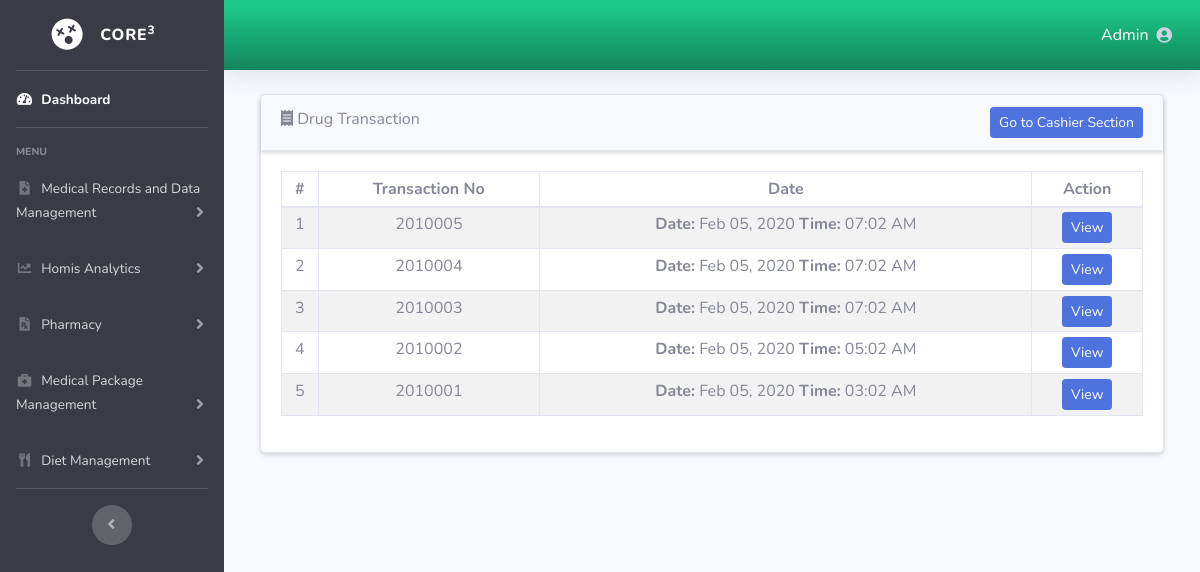
The page /drug-transaction.php (signed in) on the database its author committed.
### tables this page shows
CREATE TABLE `core3_pharmacy_drug_transaction` (
  `id` int(11) NOT NULL,
  `drug_id` int(11) NOT NULL,
  `quantity` int(11) NOT NULL,
  `amount` double NOT NULL,
  `created_at` datetime NOT NULL,
  `transactionNo` int(11) NOT NULL
);

### class/db.php (called while the page is built, shortened)
<?php
class Db {
	protected function connect() {
		$this->servername = "localhost";
		$this->username = "root";
		$this->password = "";
		$this->dbName = "core3";
		try {
			$dsn = "mysql:Server=".$this->servername.";dbname=".$this->dbName;
			$pdo = new PDO($dsn,$this->username,$this->password);
			$pdo->setAttribute(PDO::ATTR_ERRMODE, PDO::ERRMODE_EXCEPTION);
			return $pdo;
		} catch (PDOException $e) {
			echo "Connection Failed: ".$e->getMessage();
		}
	}
}

### class/controller.php (called while the page is built, shortened)
<?php
class controller extends Db{
    public function viewTransaction(){
		$datas = [[]];
		$count = 1;
		$query = "SELECT transactionNo FROM core3_pharmacy_payment GROUP BY transactionNo ORDER BY transactionNo ASC";
		$pst = $this->connect()->prepare($query);
		$pst->execute();
		while ($row = $pst->fetch()) {
			$sql = "SELECT * FROM core3_pharmacy_drug_transaction WHERE transactionNo = ? ORDER BY transactionNo DESC LIMIT 1";
			$stmt = $this->connect()->prepare($sql);
			$stmt->bindParam(1,$row['transactionNo']);
			$stmt->execute();
			if($row = $stmt->fetch()){
				$datas[$count] = $row;
				$count++;
			}
		}
		return $datas;
	}
}

### drug-transaction.php (the view)
<?php
  include'header.php';
  include'navigation.php';
  include'class/db.php';
  include'class/controller.php';
  $object = new Controller;
?>
<div class="col-12 col-sm">
	<div class="container-fluid">
	    <div class="card shadow-sm">
	        <div class="navigation card-header shadow-sm">
	        <i class="fas fa-receipt"></i></i> Drug Transaction
	        <a href="pharmacy-cashier.php" class="btn btn-primary btn-sm" style="float:right;">Go to Cashier Section</a>
	        </div>
	        <div class="card-body">
		      	<?php
		      		$test = $object->viewTransaction();
		      	?>
				<table id="dtVerticalScrollExample" class="table table-striped table-bordered table-sm" cellspacing="0" width="100%">
					<thead align="center">
						<th>#</th>
						<th>Transaction No</th>
						<th>Date</th>
						<th>Action</th>
					</thead>
					<tbody>
						<?php
						$count = 1;
							for ($i=count($test)-1; $i > 0 ; $i--) {
								?>
						<tr>
							<td align="center">
								<?php echo $count; ?>
							</td>
							<td align="center">
								<?php echo $test[$i]["transactionNo"]; ?>
							</td>
							<td align="center">
								<?php
					                $convert = new DateTime($test[$i]["created_at"]);
					                $date = $convert->format('M d, Y');
					                $time = $convert->format('h:m A');
					                echo "<strong>Date:</strong> ".$date." <strong>Time:</strong> ".$time;
					            ?>
							</td>
							<td align="center">
								<a href="transaction-view.php?id=<?php echo $test[$i]['transactionNo'] ?>" class="btn btn-primary btn-sm">View</a>
							</td>
						</tr>
								<?php
								$count++;
							}
						?>
					</tbody>
				</table>
	    	</div>
	  	</div>
	</div>
</div>
<?php
	include 'footer.php';
?>

### header.php (shortened to what this page needs)
<!DOCTYPE html>
<html lang="en">
<head>
  <link rel="stylesheet" type="text/css" href="https://cdn.datatables.net/1.10.20/css/jquery.dataTables.css">
  <link href="vendor/fontawesome-free/css/all.min.css" rel="stylesheet" type="text/css">
  <link href="css/sb-admin-2.min.css" rel="stylesheet">
</head>

### navigation.php (shortened to what this page needs)
<?php
include 'header.php';
?>
<body id="page-top">
<div id="wrapper">
  <ul class="navbar-nav bg-gray-900 sidebar sidebar-dark accordion" id="accordionSidebar">
    <a class="sidebar-brand d-flex align-items-center justify-content-center" href="index.html">
      <div class="sidebar-brand-icon rotate-n-15">
        <i class="fas fa-dizzy"></i>
      </div>
      <div class="sidebar-brand-text mx-3">Core<sup>3</sup></div>
    </a>
    <hr class="sidebar-divider my-0">
    <li class="nav-item active">
      <a class="nav-link" href="https://www.facebook.com/kururugi2" target="_blank">
        <i class="fas fa-fw fa-tachometer-alt"></i>
        <span>Dashboard</span></a>
    </li>
    <hr class="sidebar-divider">
    <div class="sidebar-heading">
      MENU
    </div>
    <li class="nav-item">
      <a class="nav-link collapsed" href="#" data-toggle="collapse" data-target="#collapseTwo" aria-expanded="true" aria-controls="collapseTwo">
        <i class="fas fa-fw fa-file-medical"></i>
        <span>Medical Records and Data Management</span>
      </a>
    </li>
    <li class="nav-item">
      <a class="nav-link collapsed" href="#" data-toggle="collapse" data-target="#collapseUtilities" aria-expanded="true" aria-controls="collapseUtilities">
        <i class="fas fa-fw fa-chart-line"></i>
        <span>Homis Analytics</span>
      </a>
    </li>
    <li class="nav-item">
        <a class="nav-link collapsed" href="#" data-toggle="collapse" data-target="#collapsePages" aria-expanded="true" aria-controls="collapsePages">
        <i class="fas fa-fw fa-file-prescription"></i>
        <span>Pharmacy</span>
        </a>
    </li>
     <li class="nav-item">
      <a class="nav-link collapsed" href="#" data-toggle="collapse" data-target="#collapseMed" aria-expanded="true" aria-controls="collapseMed">
        <i class="fas fa-fw fa-briefcase-medical"></i>
        <span>Medical Package Management</span>
      </a>
    </li>
    <li class="nav-item">
      <a class="nav-link collapsed" href="#" data-toggle="collapse" data-target="#collapseDiet" aria-expanded="true" aria-controls="collapseDiet">
        <i class="fas fa-fw fa-utensils"></i>
        <span>Diet Management</span>
      </a>
    </li>
    <hr class="sidebar-divider d-none d-md-block">
    <div class="text-center d-none d-md-inline">
      <button class="rounded-circle border-0" id="sidebarToggle"></button>
    </div>
  </ul>
  <div id="content-wrapper" class="d-flex flex-column">
    <div id="content">
      <nav class="navbar navbar-expand navbar-light bg-gradient-success topbar mb-4 static-top shadow">
        <ul class="navbar-nav ml-auto">
          <li class="nav-item dropdown no-arrow">
             <a class="nav-link dropdown-toggle" href="#" id="userDropdown" role="button" data-toggle="dropdown" aria-haspopup="true" aria-expanded="false">
              <span class="mr-2 d-none d-lg-inline text-white medium">Admin</span>
              <i class="fas fa-user-circle"></i>
             </a>
           </li>
         </ul>
      </nav>

### footer.php (shortened to what this page needs)
      </div>
  </div>
</body>
</html>

### rows shown on the page
core3_pharmacy_drug_transaction: transactionNo "2010005", created_at "Feb 05, 2020", created_at "07:02 AM"
core3_pharmacy_drug_transaction: transactionNo "2010004", created_at "Feb 05, 2020", created_at "07:02 AM"
core3_pharmacy_drug_transaction: transactionNo "2010003", created_at "Feb 05, 2020", created_at "07:02 AM"
core3_pharmacy_drug_transaction: transactionNo "2010002", created_at "Feb 05, 2020", created_at "05:02 AM"
core3_pharmacy_drug_transaction: transactionNo "2010001", created_at "Feb 05, 2020", created_at "03:02 AM"
